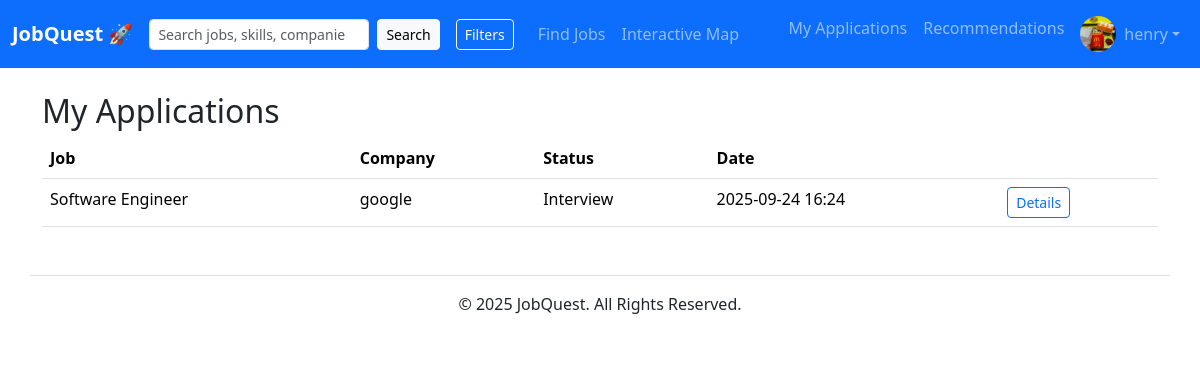
The app's page /search/applications/ (signed in) with its own data.
### accounts/models.py (models this page shows, shortened)
class Profile(models.Model):
	user = models.OneToOneField(settings.AUTH_USER_MODEL, on_delete=models.CASCADE)
	headline = models.CharField(max_length=200, blank=True)
	bio = models.TextField(blank=True)
	skills = models.TextField(blank=True, help_text="Comma-separated list of skills")
	experience = models.TextField(blank=True, help_text="Work experience / summary")
	education = models.TextField(blank=True)
	github = models.URLField(blank=True)
	linkedin = models.URLField(blank=True)
	website = models.URLField(blank=True)
	avatar = models.ImageField(upload_to='avatars/', blank=True, null=True)
	is_recruiter = models.BooleanField(default=False)
	company = models.CharField(max_length=200, blank=True)
	desired_positions = models.TextField(blank=True, help_text="Comma-separated desired positions")
	desired_companies = models.TextField(blank=True, help_text="Comma-separated desired companies")
	phone = models.CharField(max_length=40, blank=True)
	headline_visible = models.BooleanField(default=True)
	bio_visible = models.BooleanField(default=True)
	skills_visible = models.BooleanField(default=True)
	experience_visible = models.BooleanField(default=True)
	education_visible = models.BooleanField(default=True)
	links_visible = models.BooleanField(default=True)
	company_visible = models.BooleanField(default=True)
	desired_positions_visible = models.BooleanField(default=True)
	desired_companies_visible = models.BooleanField(default=True)
	phone_visible = models.BooleanField(default=False)
	email_visible = models.BooleanField(default=False)

### jobs/models.py (models this page shows, shortened)
class Application(models.Model):
	STATUS_CHOICES = [
        ('applied', 'Applied'),
        ('review', 'In Review'),
        ('interview', 'Interview'),
        ('offer', 'Offer'),
        ('closed', 'Closed'),
    ]
	job = models.ForeignKey(Job, on_delete=models.CASCADE, related_name='applications')
	user = models.ForeignKey(settings.AUTH_USER_MODEL, on_delete=models.CASCADE)
	cover_letter_text = models.TextField(blank=True)
	cover_letter_file = models.FileField(upload_to='applications/', blank=True, null=True)
	submitted_at = models.DateTimeField(default=timezone.now)
	status = models.CharField(max_length=20, choices=STATUS_CHOICES, default="applied")
	applicant_location = models.CharField(max_length=255, blank=True)
	applicant_latitude = models.FloatField(null=True, blank=True)
	applicant_longitude = models.FloatField(null=True, blank=True)

class Job(models.Model):
	title = models.CharField(max_length=255)
	company = models.CharField(max_length=255, blank=True)
	location = models.CharField(max_length=255, blank=True)
	description = models.TextField(blank=True)
	posted_at = models.DateTimeField(default=timezone.now)
	latitude = models.FloatField(null=True, blank=True)
	longitude = models.FloatField(null=True, blank=True)
	salary_min = models.IntegerField(null=True, blank=True)
	salary_max = models.IntegerField(null=True, blank=True)
	VISA_CHOICES = [
		('none', 'None'),
		('sponsor', 'Sponsorship available'),
	]
	visa_sponsorship = models.CharField(max_length=32, choices=VISA_CHOICES, default='none')
	owner = models.ForeignKey(User, on_delete=models.CASCADE, related_name="jobs", null=True, blank=True)

### jobs/views.py (the view)
# urls.py: path("applications/", views.my_applications, name="my_applications"),
@login_required
def my_applications(request):
    apps = Application.objects.filter(user=request.user).select_related("job")
    return render(request, "jobs/my_applications.html", {"applications": apps})

### accounts/context_processors.py (called while the page is built)
def user_profile(request):
    user = getattr(request, 'user', None)
    profile = None
    if user and user.is_authenticated:
        try:
            profile = user.profile
        except Exception:
            profile = None
    return {'user_profile': profile}

### jobs/templates/jobs/my_applications.html (shortened to what this page needs)
{% extends "base.html" %}
{% block content %}
<h2>My Applications</h2>
<table class="table">
    <thead>
        <tr><th>Job</th><th>Company</th><th>Status</th><th>Date</th><th></th></tr>
    </thead>
    <tbody>
        {% for app in applications %}
        <tr>
            <td>{{ app.job.title }}</td>
            <td>{{ app.job.company }}</td>
            <td>{{ app.get_status_display }}</td>
            <td>{{ app.submitted_at|date:"Y-m-d H:i" }}</td>
            <td><a href="{% url 'jobs:application_details' app.pk %}" class="btn btn-sm btn-outline-primary">Details</a></td>
        </tr>
        {% empty %}
        <tr><td colspan="5">No applications yet.</td></tr>
        {% endfor %}
    </tbody>
</table>
{% endblock %}

### linkedout/templates/base.html (shortened to what this page needs)
{% load static %}
<!DOCTYPE html>
<html lang="en">
<head>
    <link href="https://cdn.jsdelivr.net/npm/bootstrap@5.3.2/dist/css/bootstrap.min.css" rel="stylesheet">
</head>
<body>
    <nav class="navbar navbar-expand-lg navbar-dark bg-primary">
        <div class="container-fluid">
            <a class="navbar-brand fw-bold" href="/">JobQuest 🚀</a>
            <div class="collapse navbar-collapse" id="navbarNav">
                <ul class="navbar-nav me-auto mb-2 mb-lg-0 align-items-center">
                    <li class="nav-item me-3">
                        <form class="d-flex" role="search" method="get" action="/search/">
                          <input class="form-control form-control-sm" type="search" placeholder="Search jobs, skills, companies" aria-label="Search" name="q">
                          <button class="btn btn-sm btn-light ms-2" type="submit">Search</button>
                        </form>
                    </li>
                    <li class="nav-item me-3">
                        <button class="btn btn-outline-light btn-sm" type="button" data-bs-toggle="offcanvas" data-bs-target="#filterOffcanvas" aria-controls="filterOffcanvas">Filters</button>
                    </li>
                    <li class="nav-item">
                        <a class="nav-link" href="{% url 'jobs:search' %}">Find Jobs</a> </li>
                    <li class="nav-item">
                        <a class="nav-link" href="{% url 'jobs:interactive_map' %}">Interactive Map</a> </li>
                </ul>
                <ul class="navbar-nav">
                    {% if user.is_authenticated %}
                        {% if user_profile and user_profile.is_recruiter %}
                            <li class="nav-item"><a href="{% url 'jobs:post_job' %}" class="nav-link">Post a Job</a></li>
                            <li class="nav-item"><a href="{% url 'jobs:my_postings' %}" class="nav-link">My Postings</a></li>
                            <li class="nav-item"><a href="{% url 'jobs:recruiter_applications' %}" class="nav-link">My Applications</a></li>
                        {% else %}
                            <li class="nav-item"><a href="{% url 'jobs:my_applications' %}" class="nav-link">My Applications</a></li>
                            <li class="nav-item"><a href="#" class="nav-link">Recommendations</a></li>
                        {% endif %}
                        <li class="nav-item dropdown">
                            <a class="nav-link dropdown-toggle d-flex align-items-center" href="#" role="button" data-bs-toggle="dropdown" aria-expanded="false">
                                {% if user_profile and user_profile.avatar %}
                                    <img src="{{ user_profile.avatar.url }}" alt="avatar" class="rounded-circle me-2" style="width:36px; height:36px; object-fit:cover;">
                                {% else %}
                                    <span class="navbar-toggler-icon me-2"></span>
                                {% endif %}
                                <span class="d-none d-lg-inline">{{ user.username }}</span>
                            </a>
                        </li>
                    {% endif %}
                </ul>
            </div>
        </div>
    </nav>
    <main class="container mt-4">
        {% block content %}
        {% endblock %}
    </main>
    <footer class="container text-center mt-5 py-3 border-top">
        <p>&copy; {% now "Y" %} JobQuest. All Rights Reserved.</p>
    </footer>
</body>
</html>

### records on screen
Profile: avatar (picture)
Application: job "Software Engineer", job.company "google", status "Interview", submitted_at "2025-09-24 16:24"

### other values on screen
{{ user.username }} "henry"
